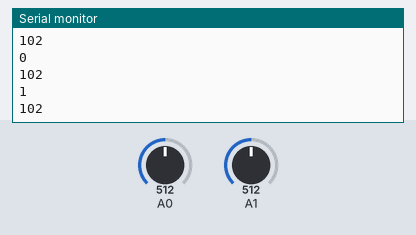
Bench run of a sketch on a simulated Arduino Uno, built with avr-gcc and run on an emulated ATmega328P. Shown: the last lines printed to the serial monitor. The test bench sets the inputs (shaded band); at power-on: A0 = 512, A1 = 512.

Above: at 1.2 s.
1.3 s: A0 set to 490
At 1.39 s:
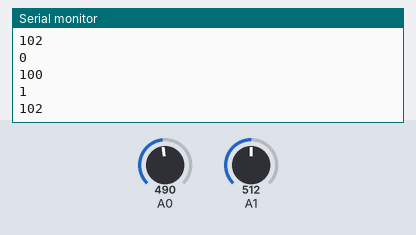
2.8 s: A1 set to 716
At 2.9 s:
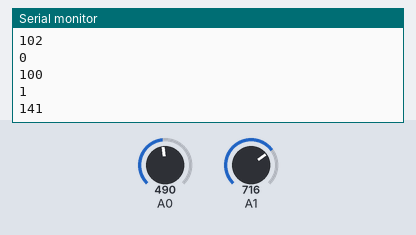
4.3 s: A0 set to 510
At 4.41 s:
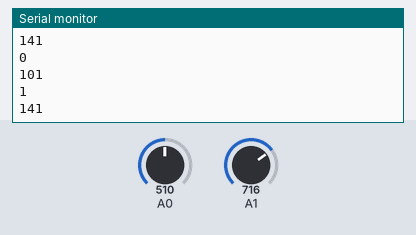
5.8 s: A1 set to 900
At 5.93 s:
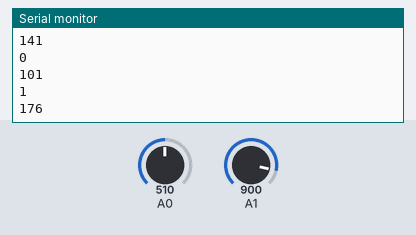
Timing chart, 0 to 8.3 s (numbered marks = the images above; inputs shaded):
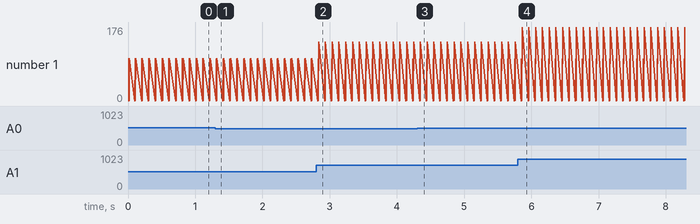

Measured:
- after the input at 1.3 s, the serial monitor: prints a new line at once (image 1)
- after the input at 2.8 s, the serial monitor: prints a new line at once (image 2)
- after the input at 4.3 s, the serial monitor: prints a new line at once (image 3)
- after the input at 5.8 s, the serial monitor: prints a new line after 0.06 s (image 4)
- plotted number 1: 102 → 141 after the input at 2.8 s, 141 → 176 after the input at 5.8 s

The sketch:

arduinoComm.ino
```cpp
int sensorValues[] = {100,100};

void setup() {
  Serial.begin(9600); // set the baud rate
  Serial.println("Ready"); // print "Ready" once

  pinMode(10, INPUT);
  pinMode(11, INPUT);

}

void loop() {

  // MESSAGE byte PROTOCOL [ID = 0->99, value = 100 -> 199]

  // ANALOG READING
  int minSensor = 500;
  int maxSensor = 1024;
  sensorValues[0] = map(analogRead(A0),minSensor, maxSensor,100,200);
  sensorValues[1] = map(analogRead(A1),minSensor, maxSensor,100,200);

  sensorValues[0] = constrain(sensorValues[0], 100, 200);
  sensorValues[1] = constrain(sensorValues[1], 100, 200);

  sendSensorData(0,sensorValues[0]);
  sendSensorData(1,sensorValues[1]);

  //Serial.println("---");

  /*
  // DIGITAL PRE-TEST
  if (digitalRead(10) == HIGH) {
    sendSensorData(0, 10);
  }
  if (digitalRead(11) == HIGH) {
    sendSensorData(1, 20);
  }
  */

  delay(100);


}

void sendSensorData(int id, int value) {

  Serial.println(id);
  Serial.println(value);
  //delay(500);


}
```
